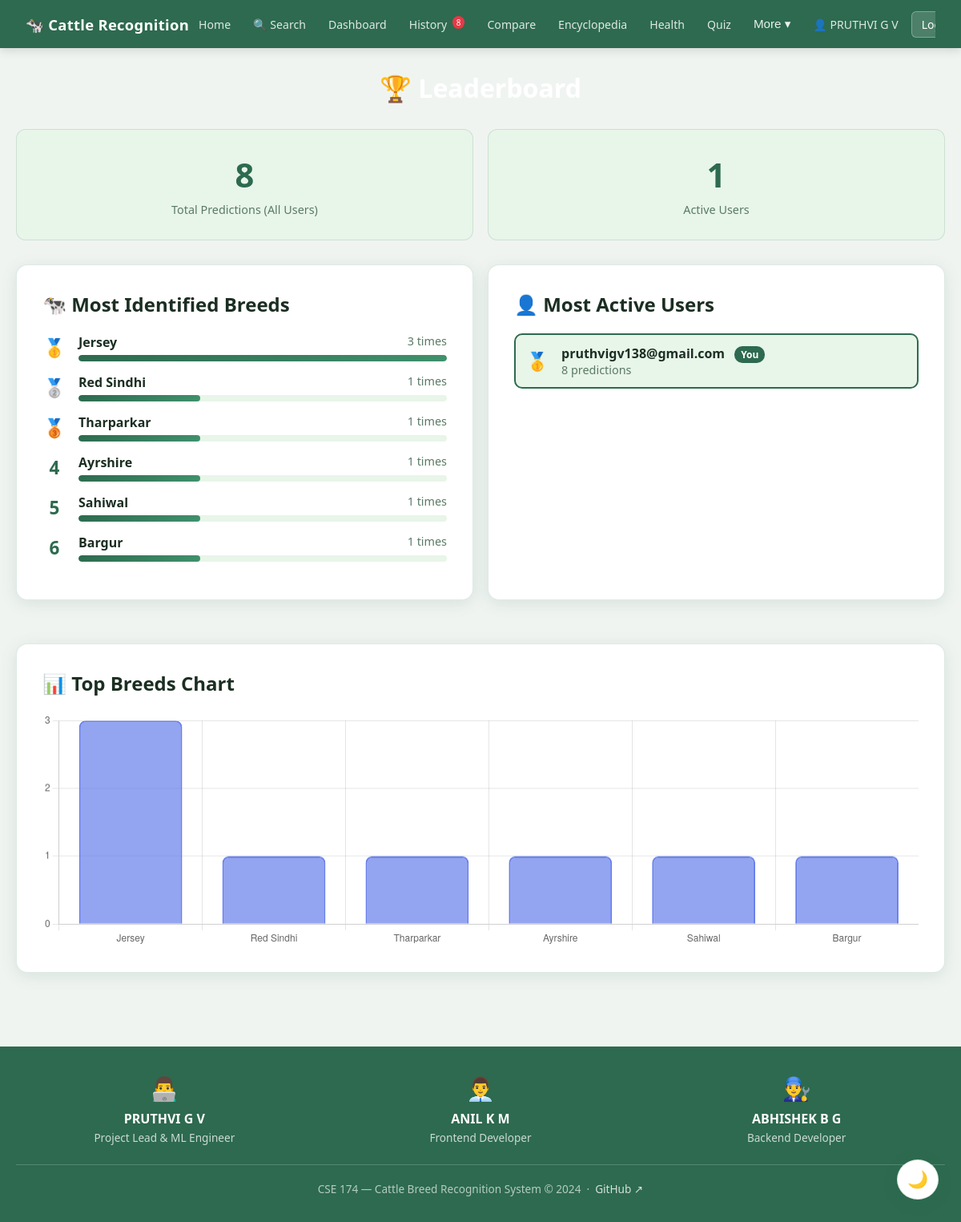
The app's page /leaderboard (signed in) with its own data.
### tables this page shows
CREATE TABLE history (
            id          INTEGER PRIMARY KEY AUTOINCREMENT,
            user_email  TEXT NOT NULL,
            breed       TEXT NOT NULL,
            confidence  REAL NOT NULL,
            image       TEXT,
            timestamp   TEXT NOT NULL
        );

### app.py (the view)
@app.route('/leaderboard')
def leaderboard():
    if 'user' not in session:
        return redirect(url_for('login'))
    all_history = get_all_history()
    all_breed_counts = {}
    user_scores = {}
    for email, predictions in all_history.items():
        user_scores[email] = len(predictions)
        for p in predictions:
            breed = p['breed'].replace('_', ' ')
            all_breed_counts[breed] = all_breed_counts.get(breed, 0) + 1
    top_breeds = sorted(all_breed_counts.items(), key=lambda x: x[1], reverse=True)[:10]
    top_users = sorted(user_scores.items(), key=lambda x: x[1], reverse=True)[:10]
    return render_template('leaderboard.html',
        top_breeds=top_breeds, top_users=top_users,
        total_predictions=sum(user_scores.values()), total_users=len(user_scores)
    )

### app.py (called while the page is built)
@app.context_processor
def inject_globals():
    lang = session.get('lang', 'en')
    return {'t': get_translation(lang), 'current_lang': lang, 'all_langs': TRANSLATIONS}

### database.py (called while the page is built)
def get_db():
    conn = sqlite3.connect(DB_FILE)
    conn.row_factory = sqlite3.Row
    return conn

def get_all_history():
    conn = get_db()
    rows = conn.execute('SELECT * FROM history').fetchall()
    conn.close()
    result = {}
    for r in rows:
        result.setdefault(r['user_email'], []).append(dict(r))
    return result

### translations.py (called while the page is built)
def get_translation(lang='en'):
    return TRANSLATIONS.get(lang, TRANSLATIONS['en'])

### templates/leaderboard.html (shortened to what this page needs)
{% extends "base.html" %}
{% block content %}
<h1 style="text-align: center; color: white; margin-bottom: 30px;">🏆 Leaderboard</h1>
<div class="grid grid-2" style="margin-bottom: 30px;">
    <div class="stat-card">
        <div class="stat-value">{{ total_predictions }}</div>
        <div class="stat-label">Total Predictions (All Users)</div>
    </div>
    <div class="stat-card">
        <div class="stat-value">{{ total_users }}</div>
        <div class="stat-label">Active Users</div>
    </div>
</div>
<div class="grid grid-2">
    <div class="card">
        <h2 style="color: var(--text-dark); margin-bottom: 20px;">🐄 Most Identified Breeds</h2>
        {% if top_breeds %}
            {% for breed, count in top_breeds %}
            <div style="display: flex; align-items: center; gap: 15px; margin-bottom: 15px;">
                <div style="font-size: 1.4em; font-weight: bold; color: var(--primary); width: 30px; text-align: center;">
                    {% if loop.index == 1 %}🥇
                    {% elif loop.index == 2 %}🥈
                    {% elif loop.index == 3 %}🥉
                    {% else %}{{ loop.index }}
                    {% endif %}
                </div>
                <div style="flex: 1;">
                    <div style="display: flex; justify-content: space-between; margin-bottom: 5px;">
                        <span style="font-weight: 600; color: var(--text-dark);">{{ breed }}</span>
                        <span style="color: var(--text-light); font-size: 0.9em;">{{ count }} times</span>
                    </div>
                    <div style="background: var(--bg-light); border-radius: 10px; height: 8px; overflow: hidden;">
                        <div style="background: linear-gradient(135deg, var(--primary), var(--secondary)); height: 100%; width: {{ (count / top_breeds[0][1] * 100)|int }}%; border-radius: 10px; transition: width 0.5s;"></div>
                    </div>
                </div>
            </div>
            {% endfor %}
        {% else %}
            <p style="text-align: center; color: var(--text-light); padding: 40px;">No predictions yet. Start identifying breeds!</p>
        {% endif %}
    </div>
    <div class="card">
        <h2 style="color: var(--text-dark); margin-bottom: 20px;">👤 Most Active Users</h2>
        {% if top_users %}
            {% for email, count in top_users %}
            <div style="display: flex; align-items: center; gap: 15px; margin-bottom: 15px; padding: 12px; background: var(--bg-light); border-radius: 10px; {% if email == session.user.email %}border: 2px solid var(--primary);{% endif %}">
                <div style="font-size: 1.4em; width: 30px; text-align: center;">
                    {% if loop.index == 1 %}🥇
                    {% elif loop.index == 2 %}🥈
                    {% elif loop.index == 3 %}🥉
                    {% else %}{{ loop.index }}
                    {% endif %}
                </div>
                <div style="flex: 1;">
                    <div style="font-weight: 600; color: var(--text-dark);">
                        {{ email }}
                        {% if email == session.user.email %}
                            <span style="background: var(--primary); color: white; font-size: 0.75em; padding: 2px 8px; border-radius: 10px; margin-left: 8px;">You</span>
                        {% endif %}
                    </div>
                    <div style="color: var(--text-light); font-size: 0.9em;">{{ count }} predictions</div>
                </div>
            </div>
            {% endfor %}
        {% else %}
            <p style="text-align: center; color: var(--text-light); padding: 40px;">No users yet.</p>
        {% endif %}
    </div>
</div>
{% if top_breeds %}
<div class="card" style="margin-top: 30px;">
    <h2 style="color: var(--text-dark); margin-bottom: 20px;">📊 Top Breeds Chart</h2>
    <canvas id="leaderboardChart" height="80"></canvas>
</div>
{% endif %}
{% endblock %}
{% block scripts %}
{% if top_breeds %}
<script>
    const labels = [{% for breed, count in top_breeds %}"{{ breed }}"{% if not loop.last %},{% endif %}{% endfor %}];
    const data   = [{% for breed, count in top_breeds %}{{ count }}{% if not loop.last %},{% endif %}{% endfor %}];
    new Chart(document.getElementById('leaderboardChart'), {
        type: 'bar',
        data: {
            labels,
            datasets: [{
                label: 'Times Identified',
                data,
                backgroundColor: 'rgba(102,126,234,0.7)',
                borderColor: '#667eea',
                borderWidth: 2,
                borderRadius: 8
            }]
        },
        options: {
            responsive: true,
            plugins: { legend: { display: false } },
            scales: { y: { beginAtZero: true, ticks: { stepSize: 1 } } }
        }
    });
</script>
{% endif %}
{% endblock %}

### static/style.css (style rules this page uses)
* { margin: 0; padding: 0; box-sizing: border-box; }
:root { --primary: #2d6a4f; --secondary: #40916c; --accent: #74c69d; --bg: #f0f4f1; --bg-card: #ffffff; --bg-light: #e8f5e9; --text-dark: #1b2e22; --text-light: #5a7a65; --border: rgba(45,106,79,0.15); --shadow: 0 4px 20px rgba(45,106,79,0.12); --shadow-hover: 0 8px 32px rgba(45,106,79,0.2); }
body { font-family: 'Segoe UI', system-ui, sans-serif; background: var(--bg); color: var(--text-dark); min-height: 100vh; transition: background 0.3s, color 0.3s; }
.card { background: var(--bg-card); border-radius: 14px; padding: 32px; box-shadow: var(--shadow); margin-bottom: 24px; border: 1px solid var(--border); transition: box-shadow 0.25s, transform 0.25s; }
.grid { display: grid; gap: 18px; }
.grid-2 { grid-template-columns: repeat(auto-fit, minmax(280px, 1fr)); }
.stat-card { background: var(--bg-light); padding: 28px; border-radius: 12px; text-align: center; border: 1px solid var(--border); transition: all 0.25s; }
.stat-value { font-size: 2.6em; font-weight: 700; color: var(--primary); }
.stat-label { color: var(--text-light); margin-top: 6px; font-size: 0.9em; }

### records on screen
history: breed "Jersey", id "3", {{ (count / top_breeds[0][1] * 100)|int }} 100 (drawn)
history: breed "Tharparkar", count "1", {{ (count / top_breeds[0][1] * 100)|int }} 33 (drawn)
history: breed "Ayrshire", count "1", {{ (count / top_breeds[0][1] * 100)|int }} 33 (drawn)
history: breed "Sahiwal", count "1", {{ (count / top_breeds[0][1] * 100)|int }} 33 (drawn)
history: breed "Bargur", count "1", {{ (count / top_breeds[0][1] * 100)|int }} 33 (drawn)
history: user_email "pruthvigv138@gmail.com", shows "You", count "8"

### other values on screen
{{ t.home }} "Home"
{{ t.search }} "Search"
{{ t.dashboard }} "Dashboard"
{{ t.history }} "History"
{{ t.compare }} "Compare"
{{ t.encyclopedia }} "Encyclopedia"
{{ t.health }} "Health"
{{ t.quiz }} "Quiz"
{{ session.user.name }} "PRUTHVI G V"
{{ total_predictions }} "8"
{{ total_users }} "1"
{{ breed }} "Red Sindhi"
{{ count }} "1"
chart data {{ count }} 3, 1, 1, 1, 1, 1
